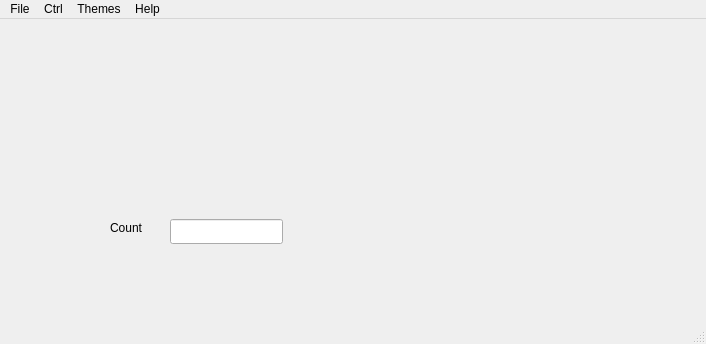
<?xml version="1.0" encoding="UTF-8"?>
<ui version="4.0">
 <class>menu_bar_demo</class>
 <widget class="QMainWindow" name="menu_bar_demo">
  <property name="geometry">
   <rect>
    <x>0</x>
    <y>0</y>
    <width>706</width>
    <height>344</height>
   </rect>
  </property>
  <property name="windowTitle">
   <string>menu_bar_demo</string>
  </property>
  <widget class="QWidget" name="centralwidget">
   <widget class="QLineEdit" name="count_text_field">
    <property name="geometry">
     <rect>
      <x>170</x>
      <y>200</y>
      <width>113</width>
      <height>25</height>
     </rect>
    </property>
   </widget>
   <widget class="QLabel" name="label">
    <property name="geometry">
     <rect>
      <x>110</x>
      <y>200</y>
      <width>67</width>
      <height>17</height>
     </rect>
    </property>
    <property name="text">
     <string>Count</string>
    </property>
   </widget>
  </widget>
  <widget class="QMenuBar" name="demo_menubar">
   <property name="geometry">
    <rect>
     <x>0</x>
     <y>0</y>
     <width>706</width>
     <height>22</height>
    </rect>
   </property>
   <widget class="QMenu" name="menuFileCascadeButton">
    <property name="title">
     <string>File</string>
    </property>
    <addaction name="actionCount"/>
    <addaction name="separator"/>
    <addaction name="actionExit"/>
   </widget>
   <widget class="QMenu" name="menuCtrlCascadeButton">
    <property name="title">
     <string>Ctrl</string>
    </property>
    <addaction name="actionZoom_in"/>
    <addaction name="actionZoom_out"/>
    <addaction name="actionMove_North"/>
    <addaction name="actionMove_South"/>
    <addaction name="actionMove_East"/>
    <addaction name="actionMove_West"/>
   </widget>
   <widget class="QMenu" name="menuThemesCascadeButton">
    <property name="title">
     <string>Themes</string>
    </property>
    <addaction name="actionLibRef"/>
    <addaction name="actionPopulation"/>
    <addaction name="actionDrainage"/>
    <addaction name="actionPolit_Ocean"/>
   </widget>
   <widget class="QMenu" name="menuHelpButton">
    <property name="title">
     <string>Help</string>
    </property>
   </widget>
   <addaction name="menuFileCascadeButton"/>
   <addaction name="menuCtrlCascadeButton"/>
   <addaction name="menuThemesCascadeButton"/>
   <addaction name="menuHelpButton"/>
  </widget>
  <widget class="QStatusBar" name="statusbar"/>
  <action name="actionCount">
   <property name="text">
    <string>Count</string>
   </property>
  </action>
  <action name="actionExit">
   <property name="text">
    <string>Exit</string>
   </property>
  </action>
  <action name="actionZoom_in">
   <property name="text">
    <string>Zoom in</string>
   </property>
  </action>
  <action name="actionZoom_out">
   <property name="text">
    <string>Zoom out</string>
   </property>
  </action>
  <action name="actionMove_North">
   <property name="text">
    <string>Move North</string>
   </property>
  </action>
  <action name="actionMove_South">
   <property name="text">
    <string>Move South</string>
   </property>
  </action>
  <action name="actionMove_East">
   <property name="text">
    <string>Move East</string>
   </property>
  </action>
  <action name="actionMove_West">
   <property name="text">
    <string>Move West</string>
   </property>
  </action>
  <action name="actionLibRef">
   <property name="text">
    <string>LibRef</string>
   </property>
  </action>
  <action name="actionPopulation">
   <property name="text">
    <string>Population</string>
   </property>
  </action>
  <action name="actionDrainage">
   <property name="text">
    <string>Drainage</string>
   </property>
  </action>
  <action name="actionPolit_Ocean">
   <property name="text">
    <string>Polit_Ocean</string>
   </property>
  </action>
 </widget>
 <resources/>
 <connections/>
</ui>
